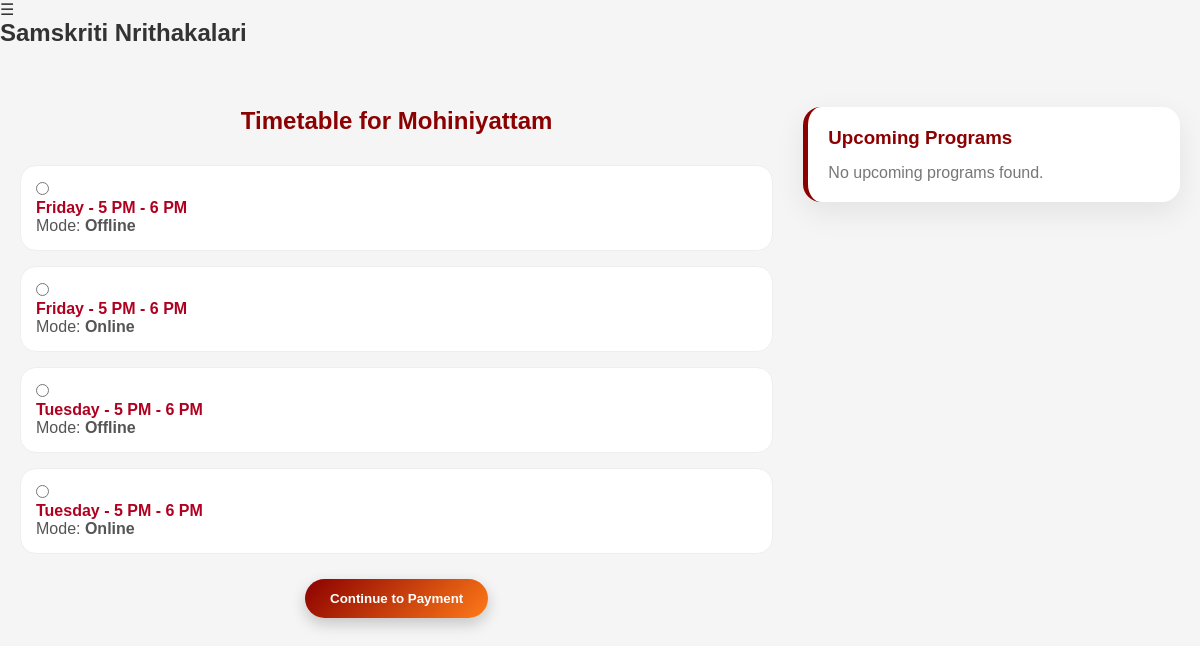
The app's page /join/timetable/ (signed in) with its own data.
### core/models.py (models this page shows, shortened)
class Course(models.Model):
    name = models.CharField(max_length=100, default="Course")
    description = models.TextField(blank=True)
    duration = models.CharField(max_length=50, blank=True)
    fee = models.DecimalField(max_digits=10, decimal_places=0, default=1000)
    is_active = models.BooleanField(default=True)
    image = models.ImageField(upload_to="course_images/", blank=True, null=True)
    class Meta:
        ordering = ["name"]

class Timetable(models.Model):
    MODE_ONLINE = "Online"
    MODE_OFFLINE = "Offline"
    MODE_CHOICES = [
        (MODE_ONLINE, "Online"),
        (MODE_OFFLINE, "Offline"),
    ]
    course = models.ForeignKey(Course, on_delete=models.CASCADE, related_name="timetables")
    day = models.CharField(max_length=20)
    time = models.CharField(max_length=50)
    mode = models.CharField(max_length=10, choices=MODE_CHOICES)
    class Meta:
        ordering = ["course__name", "day", "time"]
        unique_together = ("course", "day", "time", "mode")

### core/views.py (the view, shortened to what this page needs)
# urls.py: path("join/timetable/", views.join_timetable, name="join_timetable"),
@login_required
def join_timetable(request):
    if is_admin_user(request.user):
        return redirect("admin_dashboard")
    profile = get_profile_or_redirect(request)
    if profile is None:
        return redirect("register")
    if profile.admission_fee_paid:
        messages.info(request, "You have already completed admission. You can still change your timetable selection below.")
    if not profile.selected_course:
        messages.error(request, "Please select a course first.")
        return redirect("course_selection")
    timetable_entries = (
        Timetable.objects.filter(course=profile.selected_course)
        .select_related("course")
        .order_by("day", "time")
    )
    upcoming_programs = (
        Program.objects.filter(
            starts_at__gte=timezone.now(),
        )
        .filter(
            Q(course__isnull=True) | Q(course=profile.selected_course)
        )
        .order_by("starts_at")[:10]
    )
    return render(
        request,
        "join_timetable.html",
        {
            "course": profile.selected_course,
            "timetable_entries": timetable_entries,
            "upcoming_programs": upcoming_programs,
        },
    )

### core/views.py (called while the page is built, shortened)
def is_admin_user(user):
    return bool(user and user.is_authenticated and (user.is_staff or user.is_superuser))

def get_profile_or_redirect(request):
    profile = UserProfile.objects.filter(user=request.user).first()
    if profile is not None:
        return profile

### templates/join_timetable.html (shortened to what this page needs)
{% extends 'base.html' %}
{% block content %}
<div class="timetable-layout">
    <div class="timetable-left">
        <h2 class="timetable-title">
            Timetable for {{ course.name }}
        </h2>
        {% if timetable_entries %}
        <form method="POST" action="{% url 'join_timetable' %}">
            <div class="timetable-grid">
                {% for entry in timetable_entries %}
                <label class="timetable-card">
                    <input type="radio" name="timetable" value="{{ entry.id }}" required>
                    <div>
                        <div class="timetable-day">
                            {{ entry.day }} - {{ entry.time }}
                        </div>
                        <div class="timetable-mode">
                            Mode: <b>{{ entry.mode }}</b>
                        </div>
                    </div>
                </label>
                {% endfor %}
            </div>
            <button type="submit" class="select-btn">
                Continue to Payment
            </button>
        </form>
        {% else %}
            <p class="no-data">No timetable entries found.</p>
        {% endif %}
    </div>
    <div class="program-box">
        <h3>Upcoming Programs</h3>
        {% if upcoming_programs %}
            {% for p in upcoming_programs %}
                <div class="program-item">
                    <b>{{ p.title }}</b><br>
                    <span>{{ p.starts_at }}</span>
                </div>
            {% endfor %}
        {% else %}
            <p class="no-program">No upcoming programs found.</p>
        {% endif %}
    </div>
</div>
{% endblock %}

### static/css/style.css (style rules this page uses)
* { margin: 0; padding: 0; box-sizing: border-box; }
body { font-family: 'Poppins', sans-serif; background: #f5f5f5; color: #333; }
.select-btn { margin-top: 12px; padding: 10px 18px; border: none; border-radius: 25px; background: linear-gradient(135deg, #8B0000, #ff7a18); color: white; font-weight: 600; cursor: pointer; transition: all 0.3s ease; box-shadow: 0 6px 15px rgba(0,0,0,0.2); }
.timetable-layout { display: grid; grid-template-columns: 2fr 1fr; gap: 30px; max-width: 1200px; margin: 40px auto; padding: 20px; }
.timetable-left { background: transparent; }
.timetable-title { text-align: center; color: #8B0000; margin-bottom: 20px; }
.program-box { background: white; padding: 20px; border-radius: 20px; height: fit-content; box-shadow: 0 10px 30px rgba(0,0,0,0.08); border-left: 5px solid #8B0000; }
.program-box h3 { color: #8B0000; margin-bottom: 15px; }
.no-program { color: #777; }
.timetable-grid { display: grid; gap: 15px; }
.timetable-card { background: white; border-radius: 16px; padding: 15px; border: 1px solid #eee; cursor: pointer; transition: 0.3s; }
.timetable-day { font-weight: 700; color: #b00020; }
.timetable-mode { color: #555; }
.select-btn { display: block; margin: 25px auto 0; padding: 12px 25px; border-radius: 25px; border: none; background: linear-gradient(135deg, #8B0000, #ff7a18); color: white; font-weight: 600; cursor: pointer; }
.timetable-title { text-align: center; color: #8B0000; margin-bottom: 30px; }
.program-box { background: white; padding: 20px; border-radius: 18px; margin-bottom: 30px; box-shadow: 0 10px 30px rgba(0,0,0,0.08); border-left: 5px solid #8B0000; }

### records on screen
Course: name "Mohiniyattam"
Timetable: day "Friday", time "5 PM - 6 PM", mode "Offline"
Timetable: day "Friday", time "5 PM - 6 PM", mode "Online"
Timetable: day "Tuesday", time "5 PM - 6 PM", mode "Offline"
Timetable: day "Tuesday", time "5 PM - 6 PM", mode "Online"
